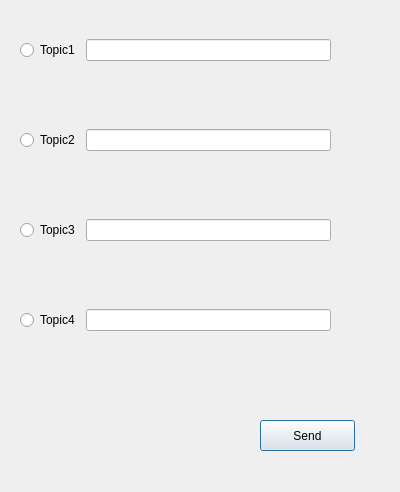
<?xml version="1.0" encoding="UTF-8"?>
<ui version="4.0">
 <class>Dialog</class>
 <widget class="QDialog" name="Dialog">
  <property name="geometry">
   <rect>
    <x>0</x>
    <y>0</y>
    <width>400</width>
    <height>492</height>
   </rect>
  </property>
  <property name="windowTitle">
   <string>Dialog</string>
  </property>
  <widget class="QWidget" name="horizontalLayoutWidget">
   <property name="geometry">
    <rect>
     <x>20</x>
     <y>10</y>
     <width>311</width>
     <height>80</height>
    </rect>
   </property>
   <layout class="QHBoxLayout" name="horizontalLayout">
    <item>
     <widget class="QRadioButton" name="Topic1">
      <property name="text">
       <string>Topic1</string>
      </property>
     </widget>
    </item>
    <item>
     <widget class="QLineEdit" name="Topic1Text"/>
    </item>
   </layout>
  </widget>
  <widget class="QWidget" name="horizontalLayoutWidget_2">
   <property name="geometry">
    <rect>
     <x>20</x>
     <y>100</y>
     <width>311</width>
     <height>80</height>
    </rect>
   </property>
   <layout class="QHBoxLayout" name="horizontalLayout_2">
    <item>
     <widget class="QRadioButton" name="Topic2">
      <property name="text">
       <string>Topic2</string>
      </property>
     </widget>
    </item>
    <item>
     <widget class="QLineEdit" name="Topic2Text"/>
    </item>
   </layout>
  </widget>
  <widget class="QWidget" name="horizontalLayoutWidget_3">
   <property name="geometry">
    <rect>
     <x>20</x>
     <y>280</y>
     <width>311</width>
     <height>80</height>
    </rect>
   </property>
   <layout class="QHBoxLayout" name="horizontalLayout_3">
    <item>
     <widget class="QRadioButton" name="Topic4">
      <property name="text">
       <string>Topic4</string>
      </property>
     </widget>
    </item>
    <item>
     <widget class="QLineEdit" name="Topic4Text"/>
    </item>
   </layout>
  </widget>
  <widget class="QWidget" name="horizontalLayoutWidget_4">
   <property name="geometry">
    <rect>
     <x>20</x>
     <y>190</y>
     <width>311</width>
     <height>80</height>
    </rect>
   </property>
   <layout class="QHBoxLayout" name="horizontalLayout_4">
    <item>
     <widget class="QRadioButton" name="Topic3">
      <property name="text">
       <string>Topic3</string>
      </property>
     </widget>
    </item>
    <item>
     <widget class="QLineEdit" name="Topic3Text"/>
    </item>
   </layout>
  </widget>
  <widget class="QPushButton" name="Send">
   <property name="geometry">
    <rect>
     <x>260</x>
     <y>420</y>
     <width>95</width>
     <height>31</height>
    </rect>
   </property>
   <property name="text">
    <string>Send</string>
   </property>
  </widget>
 </widget>
 <resources/>
 <connections>
  <connection>
   <sender>Send</sender>
   <signal>clicked()</signal>
   <receiver>Dialog</receiver>
   <slot>SendButtonClicked()</slot>
   <hints>
    <hint type="sourcelabel">
     <x>307</x>
     <y>435</y>
    </hint>
    <hint type="destinationlabel">
     <x>199</x>
     <y>245</y>
    </hint>
   </hints>
  </connection>
  <connection>
   <sender>Topic1</sender>
   <signal>clicked(bool)</signal>
   <receiver>Dialog</receiver>
   <slot>Topic1Enable()</slot>
   <hints>
    <hint type="sourcelabel">
     <x>56</x>
     <y>49</y>
    </hint>
    <hint type="destinationlabel">
     <x>199</x>
     <y>245</y>
    </hint>
   </hints>
  </connection>
  <connection>
   <sender>Topic2</sender>
   <signal>clicked(bool)</signal>
   <receiver>Dialog</receiver>
   <slot>Topic2Enable()</slot>
   <hints>
    <hint type="sourcelabel">
     <x>56</x>
     <y>139</y>
    </hint>
    <hint type="destinationlabel">
     <x>199</x>
     <y>245</y>
    </hint>
   </hints>
  </connection>
  <connection>
   <sender>Topic3</sender>
   <signal>clicked(bool)</signal>
   <receiver>Dialog</receiver>
   <slot>Topic3Enable()</slot>
   <hints>
    <hint type="sourcelabel">
     <x>56</x>
     <y>229</y>
    </hint>
    <hint type="destinationlabel">
     <x>199</x>
     <y>245</y>
    </hint>
   </hints>
  </connection>
  <connection>
   <sender>Topic4</sender>
   <signal>clicked(bool)</signal>
   <receiver>Dialog</receiver>
   <slot>Topic4Enable()</slot>
   <hints>
    <hint type="sourcelabel">
     <x>56</x>
     <y>319</y>
    </hint>
    <hint type="destinationlabel">
     <x>199</x>
     <y>245</y>
    </hint>
   </hints>
  </connection>
 </connections>
 <slots>
  <slot>SendButtonClicked()</slot>
  <slot>Topic1Enable()</slot>
  <slot>Topic2Enable()</slot>
  <slot>Topic3Enable()</slot>
  <slot>Topic4Enable()</slot>
 </slots>
</ui>
